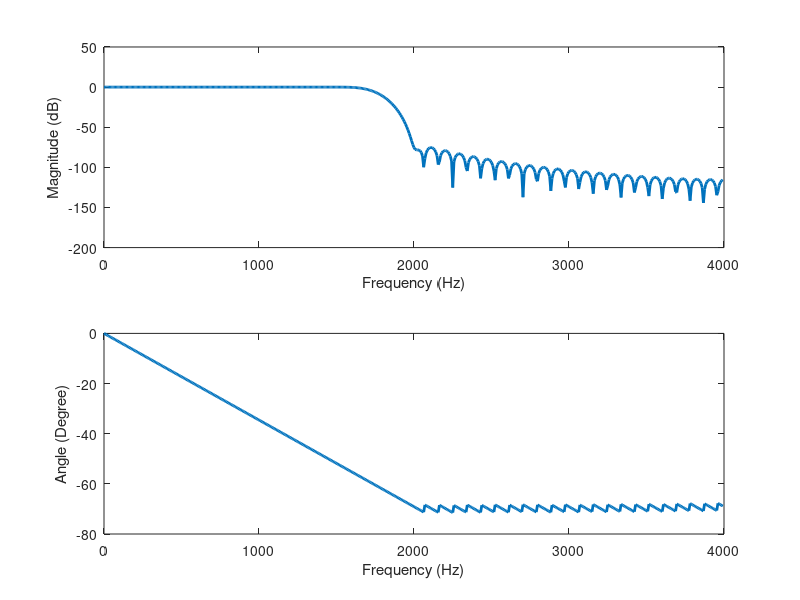

This chart was generated by the following MATLAB code:
clc;
clear all;
close all;

Fs = 8e3; % sampling frequency
TW = 0.5e3; % Transition width
PBE = 1.5e3; % Passband Edge frequency

delf = TW/Fs; % normalized transition width
M = round(5.5/delf); % Filter order for Blackman filter
corner = PBE+TW/2; % corner frequency = Passband_edge+transition_width/2
wn = 2*pi*corner/Fs; % converting wn to 2*pi range
a = fir1(M, wn/pi, 'low', blackman(M+1));
% M = order of the filter
% wn = passband edge frequency
% 'low' = lowpass filter
% blackman (M+1) = M+1 length blackman window 
% a = filter coefficients
N = 512; % number of points for calculating frequency response
[h,f] = freqz(a, 1, N, Fs);
figure(1)
subplot(211)
%plot(f, abs(h), 'linewidth', 2);
plot(f, 20*log10(abs(h)), 'linewidth', 2);
xlabel("Frequency (Hz)");
ylabel("Magnitude (dB)");
subplot(212)
plot(f, unwrap(angle(h)), 'linewidth', 2);
xlabel("Frequency (Hz)");
ylabel("Angle (Degree)");
